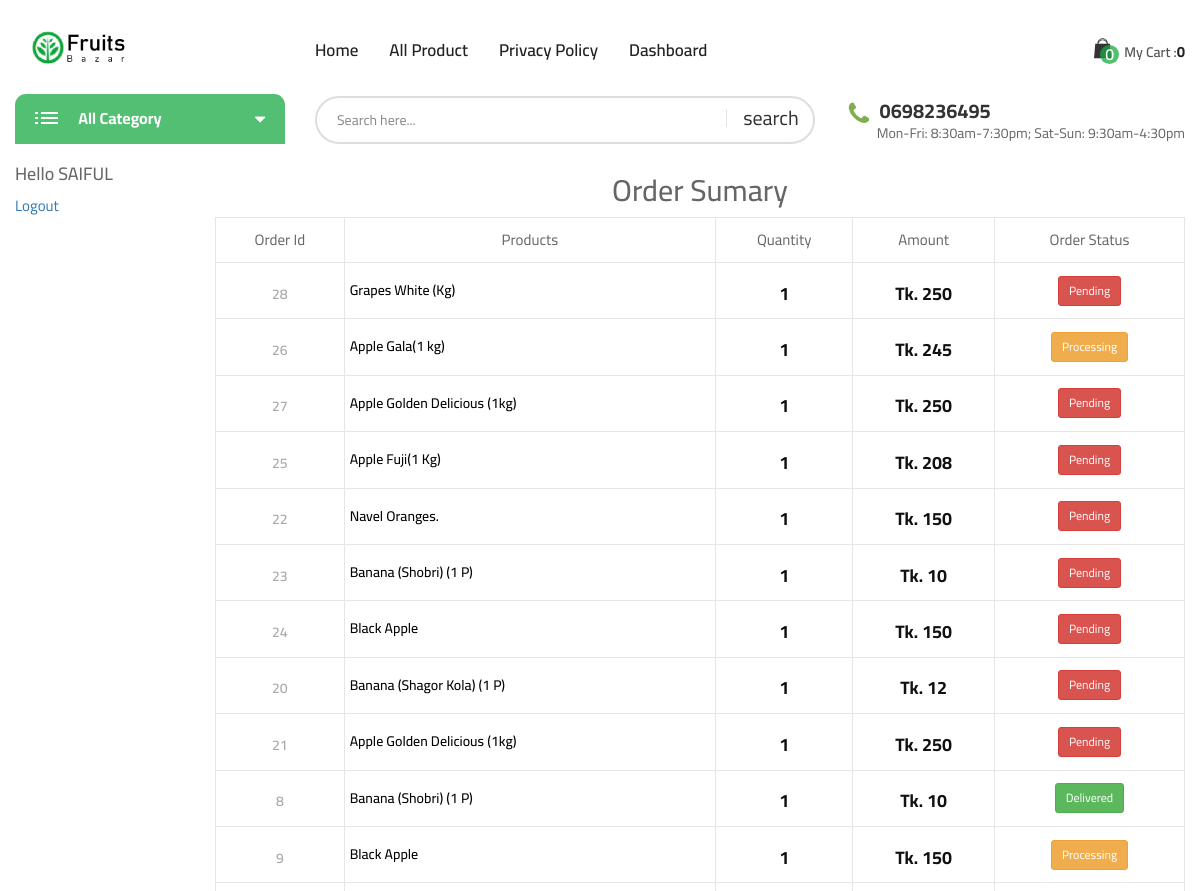
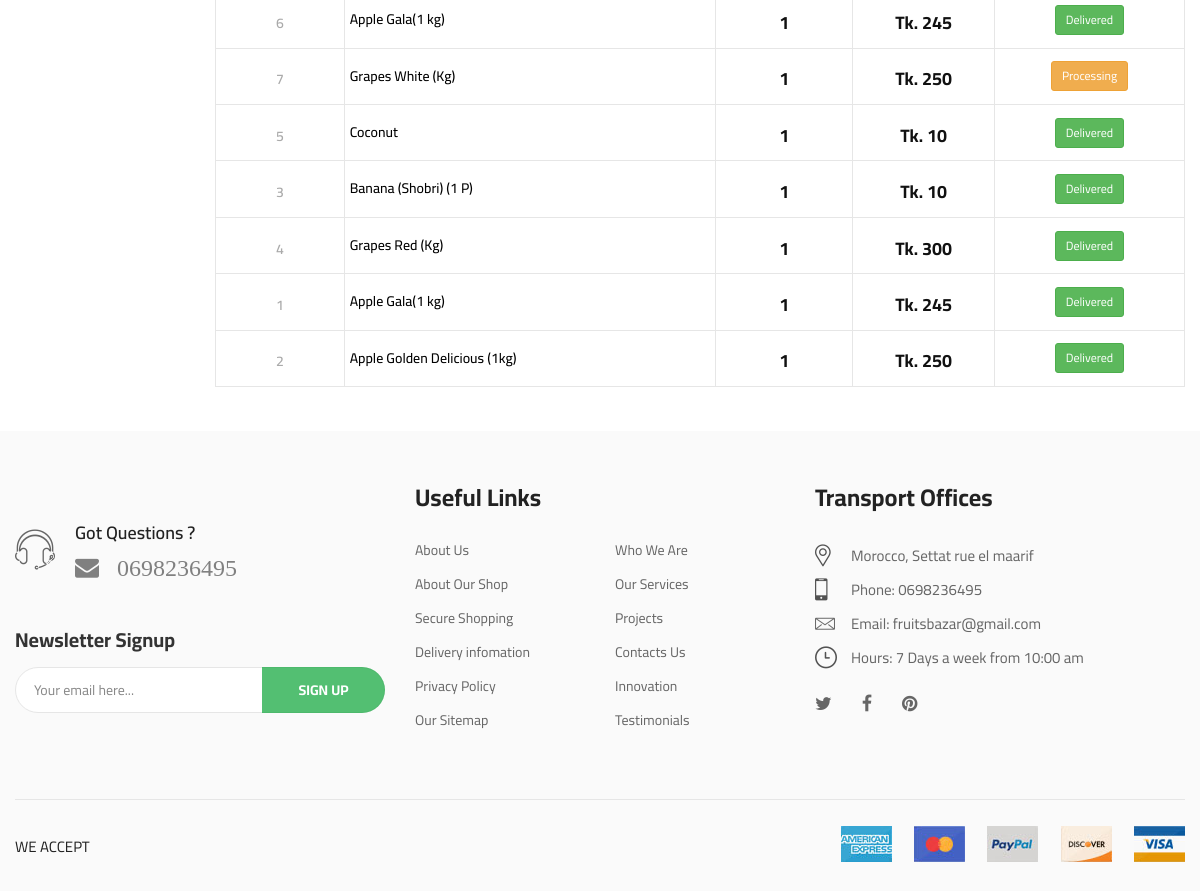
/exist_order.php (signed in), run on the app's committed database (2 pictures, top to bottom).
### tables this page shows
CREATE TABLE `add_logo` (
  `id` int(10) NOT NULL,
  `img` varchar(200) NOT NULL
);

CREATE TABLE `header_info` (
  `id` int(10) NOT NULL,
  `email` varchar(30) NOT NULL,
  `tweeter` varchar(500) NOT NULL,
  `fb_link` varchar(500) NOT NULL,
  `pinterest` varchar(500) NOT NULL,
  `phone` varchar(20) NOT NULL
);

CREATE TABLE `order_details` (
  `order_id` int(255) NOT NULL,
  `user_id` int(11) NOT NULL,
  `product_name` varchar(255) NOT NULL,
  `pdt_quantity` int(11) NOT NULL,
  `amount` int(11) NOT NULL,
  `uses_coupon` varchar(35) NOT NULL,
  `order_status` int(3) NOT NULL,
  `trans_id` varchar(25) NOT NULL,
  `Shipping_mobile` varchar(20) NOT NULL,
  `shiping` varchar(255) NOT NULL,
  `order_time` timestamp NULL DEFAULT current_timestamp(),
  `order_date` date DEFAULT current_timestamp()
);

### exist_order.php (the view, shortened to what the rows shown need)
<?php
include_once("admin/class/adminback.php");
$obj = new adminback();
if(isset($_SESSION['user_id'])){
        $id = $_SESSION['user_id'];
        $order_query =  $obj->order_details_by_id($id);
}else{
    header("location:user_login.php");
}
?>
<?php
include_once("includes/head.php");
?>
<body class="biolife-body">
    <header id="header" class="header-area style-01 layout-03">
        <?php
        include_once("includes/header_middle.php");
        ?>
        <?php
        include_once("includes/header_bottom.php");
        ?>
    </header>
    <div class="page-contain">
        <div id="main-content" class="main-content">
            <div class="container">
                <div class="row">
                    <div class="col-md-10">
                        <h2 class="text-center">Order Sumary</h2>
                                <table class="shop_table cart-form">
                                    <thead>
                                        <tr>
                                            <th class="product-name">Order Id</th>
                                            <th class="product-price">Products</th>
                                            <th class="product-quantity">Quantity</th>
                                            <th class="product-subtotal">Amount</th>
                                            <th class="product-subtotal">Order Status</th>
                                        </tr>
                                    </thead>
                                    <tbody>
                                    <?php while($order_info = mysqli_fetch_assoc($order_query)) {?>
                                                <tr class="cart_item">
                                                    <td class="product-thumbnail" data-title="Product Name">
                                                        <a class="prd-thumb" href="single_product.php?status=singleproduct&&id=<?php echo $order_info['order_id']  ?>">
                                                        <div class="price price-contain">
                                                            <span class="price-amount"><?php echo $order_info['order_id'] ?></span>
                                                        </div>
                                                        </a>
                                                    </td>
                                                    <td class="" data-title="Product Name">
                                                        <a class="" href="single_product.php?status=singleproduct&&id=<?php echo $order_info['order_id']  ?>" style="text-decoration: none; color:black" >
                                                        <div class="price price-contain">
                                                            <h5 class="text-left" ><?php echo $order_info['product_name'] ?></h5>
                                                        </div>
                                                        </a>
                                                    </td>
                                                    <td class="product-subtotal" data-title="Total">
                                                        <div class="price price-contain">
                                                            <ins><span class="price-amount"><span class="currencySymbol"></span><?php echo $order_info['pdt_quantity'] ?></span></ins>
                                                        </div>
                                                    </td>
                                                    <td class="product-subtotal" data-title="Total">
                                                        <div class="price price-contain">
                                                            <ins><span class="price-amount"><span class="currencySymbol">Tk. </span><?php echo $order_info['amount'] ?></span></ins>
                                                        </div>
                                                    </td>
                                                    <td class="product-subtotal" data-title="Total">
                                                        <div class="">
                                                            <span class="price-amount ">
                                                            <?php
                                                            if($order_info['order_status']==0){
                                                                  echo "<p class='btn btn-danger btn-sm'> Pending </p>";
                                                            }elseif($order_info['order_status']==1) {
                                                                echo "<p class='btn btn-warning btn-sm'> Processing </p>";
                                                            }
                                                            elseif($order_info['order_status']==2) {
                                                                echo "<p class='btn btn-success btn-sm'> Delivered </p>";
                                                              }
                                                            ?>
                                                        </span>
                                                        </div>
                                                    </td>
                                                </tr>
                                       <?php }?>
                                    </tbody>
                                </table>
                    </div>
                </div>
            </div>
        </div>
    </div>
    <br>
    <?php
    include_once("includes/footer.php");
    ?>
</body>
</html>

### includes/header_middle.php (shortened to what the rows shown need)
<?php
    $obj=new adminback();
   $logo_info = $obj->display_logo();
?>
<div class="header-middle biolife-sticky-object ">
    <div class="container">
        <div class="row">
            <div class="col-lg-3 col-md-2 col-md-6 col-xs-6">
                <a href="index.php" class="biolife-logo">
    <?php while($logo = mysqli_fetch_assoc( $logo_info)) {
        ?>
                    <img src="admin/uploads/<?php echo $logo['img']; ?>" alt="biolife logo" width="135" height="36">
                </a>
            <?php } ?>
            </div>
        </div>
    </div>
</div>

### includes/header_bottom.php (shortened to what the rows shown need)
<?php
$obj = new adminback();
$links = $obj->display_links();
$link = mysqli_fetch_assoc($links);
?>
<div class="header-bottom hidden-sm hidden-xs">
    <div class="container">
        <div class="row">
            <div class="col-lg-9 col-md-8 padding-top-2px">
                <div class="live-info">
                    <p class="telephone"><i class="fa fa-phone" aria-hidden="true"></i><b class="phone-number"> <?php echo $link['phone'] ?> </b></p>
                </div>
            </div>
        </div>
    </div>
</div>

### includes/footer.php (shortened to what the rows shown need)
<?php
$obj= new adminback();
    $links = $obj->display_links();
    $link = mysqli_fetch_assoc($links);
?>
<footer id="footer" class="footer layout-03">
        <div class="footer-content background-footer-03">
            <div class="container">
                <div class="row">
                    <div class="col-lg-4 col-md-4 col-sm-9">
                        <section class="footer-item">
                            <div class="footer-phone-info">
                                <p class="r-info">
                                    <span class="h4"> <a class="fa fa-envelope" href="#" style="color: gray; font-size:24px"> &nbsp;
                           <?php
                             echo $link['phone'];
                             ?>
                          </a></span>
                                </p>
                            </div>
                        </section>
                    </div>
                    <div class="col-lg-4 col-md-4 col-sm-6 md-margin-top-5px sm-margin-top-50px xs-margin-top-40px">
                        <section class="footer-item">
                            <div class="contact-info-block footer-layout xs-padding-top-10px">
                                <ul class="contact-lines">
                                    <li>
                                        <p class="info-item">
                                            <i class="biolife-icon icon-phone"></i>
                                            <b class="desc">Phone: <?php echo $link['phone'] ?></b>
                                        </p>
                                    </li>
                                    <li>
                                        <p class="info-item">
                                            <i class="biolife-icon icon-letter"></i>
                                            <b class="desc">Email:  <?php echo $link['email'] ?></b>
                                        </p>
                                    </li>
                                </ul>
                            </div>
                        </section>
                    </div>
                </div>
            </div>
        </div>
    </footer>

### data on the page
add_logo: img (picture)
header_info: phone "0698236495", email "fruitsbazar@gmail.com"
order_details: order_id "28", product_name "Grapes White (Kg)", pdt_quantity "1", amount "250", order_status "Pending"
order_details: order_id "26", product_name "Apple Gala(1 kg)", pdt_quantity "1", amount "245", order_status "Processing"
order_details: order_id "27", product_name "Apple Golden Delicious (1kg)", pdt_quantity "1", amount "250", order_status "Pending"
order_details: order_id "25", product_name "Apple Fuji(1 Kg)", pdt_quantity "1", amount "208", order_status "Pending"
order_details: order_id "22", product_name "Navel Oranges.", pdt_quantity "1", amount "150", order_status "Pending"
order_details: order_id "23", product_name "Banana (Shobri) (1 P)", pdt_quantity "1", amount "10", order_status "Pending"
order_details: order_id "24", product_name "Black Apple", pdt_quantity "1", amount "150", order_status "Pending"
order_details: order_id "20", product_name "Banana (Shagor Kola) (1 P)", pdt_quantity "1", amount "12", order_status "Pending"
order_details: order_id "21", product_name "Apple Golden Delicious (1kg)", pdt_quantity "1", amount "250", order_status "Pending"
order_details: order_id "8", product_name "Banana (Shobri) (1 P)", pdt_quantity "1", amount "10", order_status "Delivered"
order_details: order_id "9", product_name "Black Apple", pdt_quantity "1", amount "150", order_status "Processing"
order_details: order_id "6", product_name "Apple Gala(1 kg)", pdt_quantity "1", amount "245", order_status "Delivered"
order_details: order_id "7", product_name "Grapes White (Kg)", pdt_quantity "1", amount "250", order_status "Processing"
order_details: order_id "5", product_name "Coconut", pdt_quantity "1", amount "10", order_status "Delivered"
order_details: order_id "3", product_name "Banana (Shobri) (1 P)", pdt_quantity "1", amount "10", order_status "Delivered"
order_details: order_id "4", product_name "Grapes Red (Kg)", pdt_quantity "1", amount "300", order_status "Delivered"
order_details: order_id "1", product_name "Apple Gala(1 kg)", pdt_quantity "1", amount "245", order_status "Delivered"
order_details: order_id "2", product_name "Apple Golden Delicious (1kg)", pdt_quantity "1", amount "250", order_status "Delivered"

### other printed values
$username "SAIFUL"
